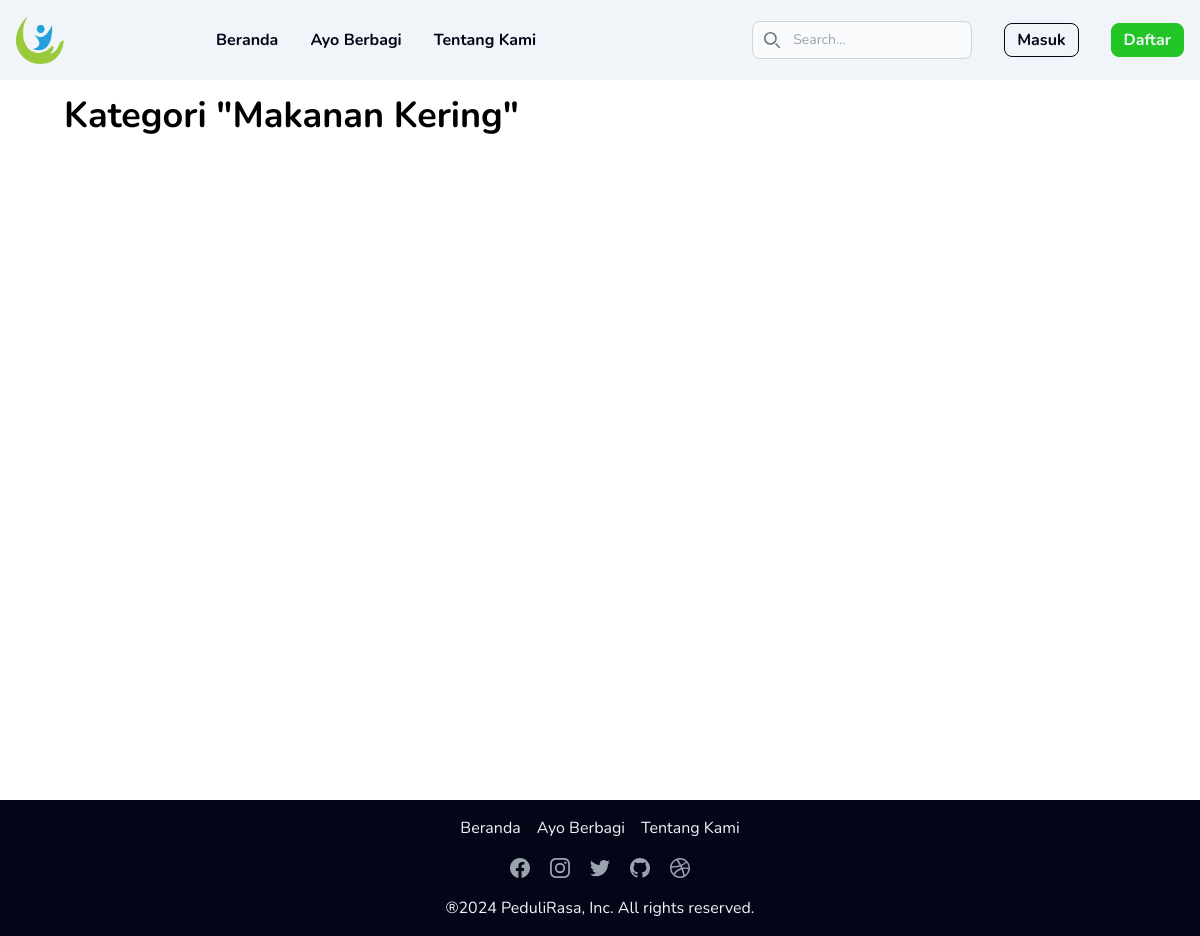
Before: /post/search?categories=2 with the older database file.
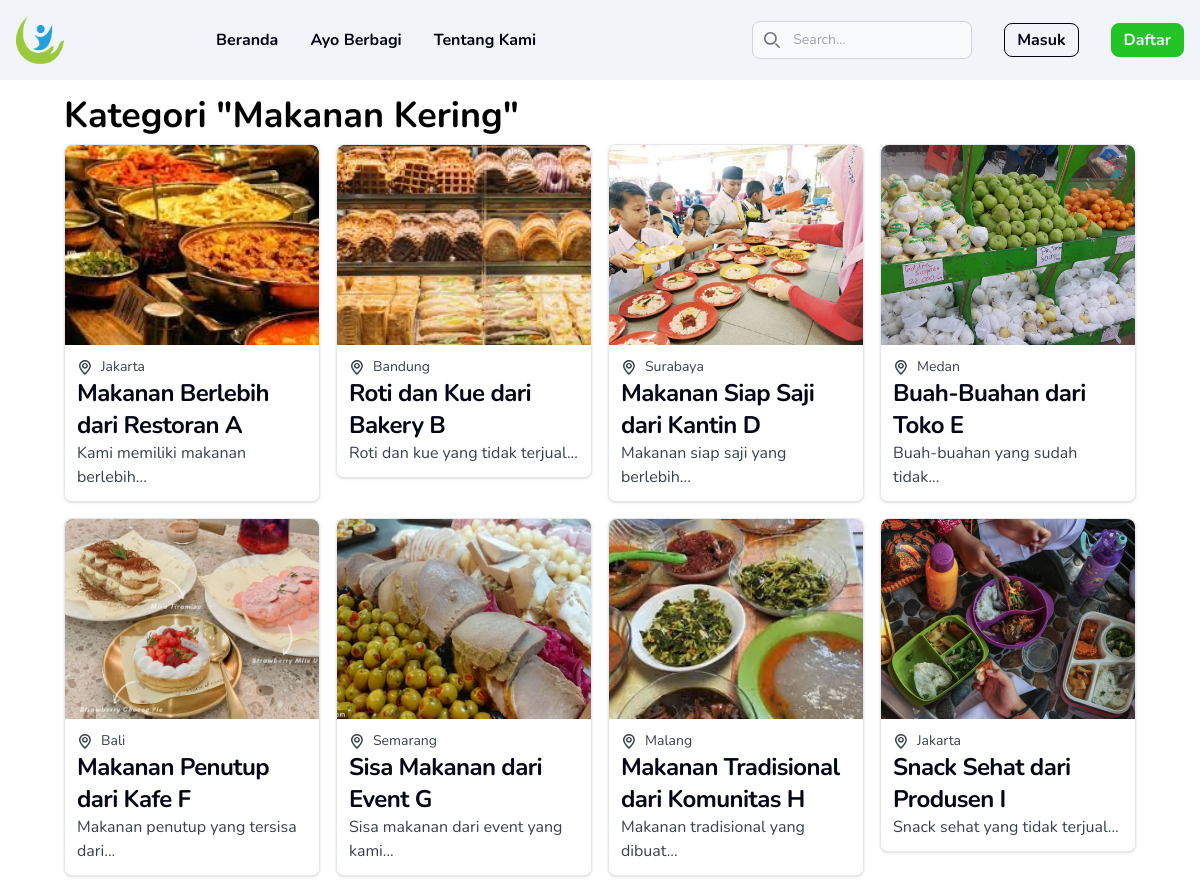
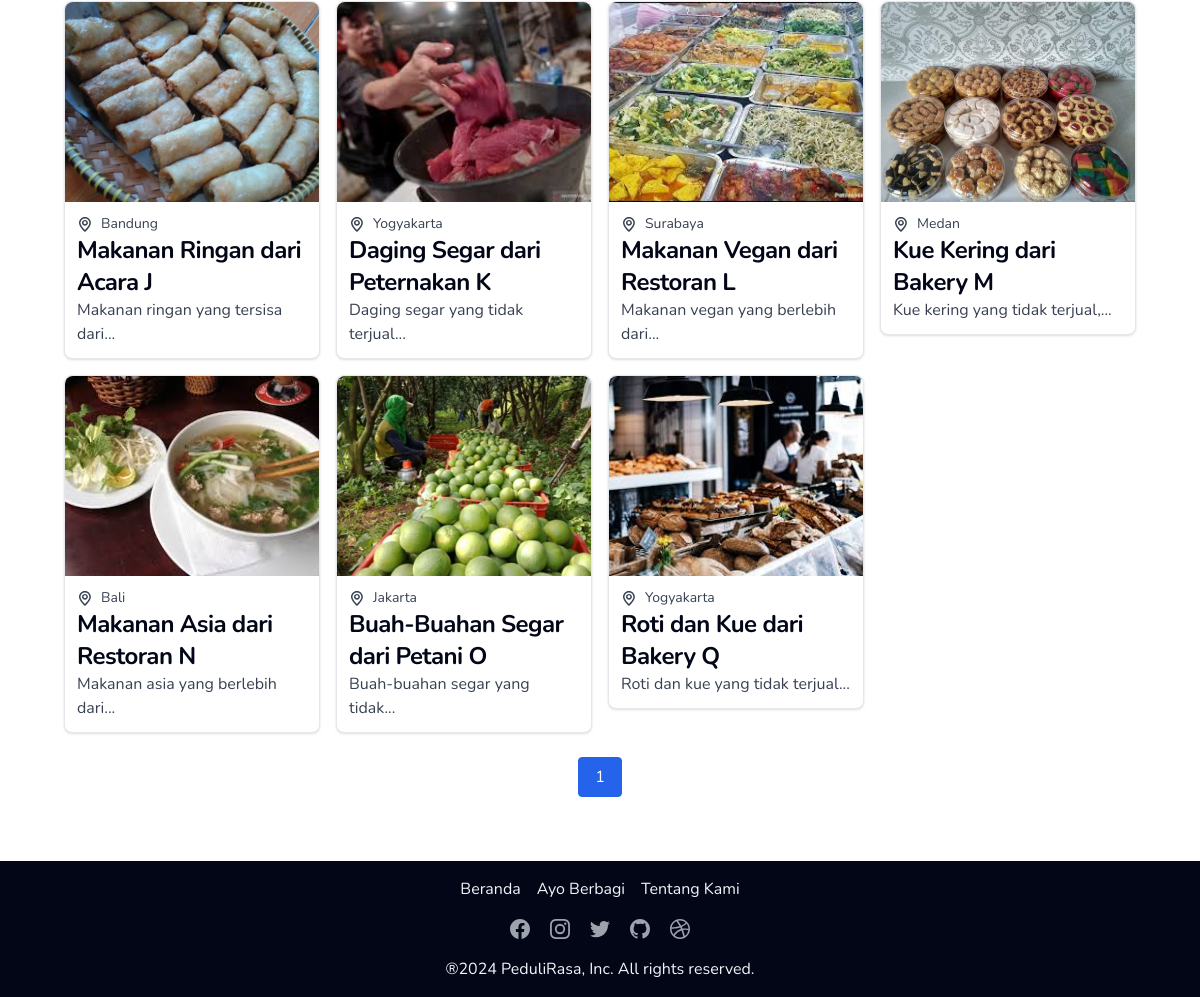
After: the same page with the newer database file (2 pictures, top to bottom).
### tables this page shows
CREATE TABLE `posts` (
  `post_id` int NOT NULL,
  `title` varchar(255) NOT NULL,
  `description` text NOT NULL,
  `post_date` datetime NOT NULL,
  `location` varchar(255) NOT NULL,
  `created_at` timestamp NOT NULL DEFAULT CURRENT_TIMESTAMP,
  `user_id` int NOT NULL,
  `category_id` int DEFAULT NULL
);

CREATE TABLE `post_images` (
  `image_id` int NOT NULL,
  `post_id` int DEFAULT NULL,
  `image_name` varchar(255) NOT NULL
);

### app/App/View.php (called while the page is built, shortened)
<?php
class View
{
    public static function render(string $view, $model)
    {
        require __DIR__ . '/../View/header.php';
        require __DIR__ . '/../View/' . $view . '.php';
        require __DIR__ . '/../View/footer.php';
    }
}

### app/Controller/HomeController.php (called while the page is built, shortened)
<?php
class HomeController
{
    private PostService $postService;
    public function __construct()
    {
        $connection = Database::getConnection();
        $postRepository = new PostRepository($connection);
        $categoryRepository = new CategoryRepository($connection);
        $postImagesRepository = new PostImagesRepository($connection);
        $userRepository = new UserRepository($connection);
        $this->postService = new PostService($postRepository, $categoryRepository, $postImagesRepository, $userRepository);
    }
    function search(): void
    {
        $model = [
            "title" => "Cari Postingan",
        ];
        $request = new SearchPostRequest();
        $request->title = $_GET['title'] ?? null;
        if (!empty($_GET['categories'])) {
            $request->categories = array_map('intval', explode(',', $_GET['categories']));
        } else {
            $request->categories = [];
        }
        $request->page = isset($_GET['page']) ? (int)$_GET['page'] : 1;
        try {
            $response = $this->postService->search($request);
            $model["posts"] = $response->posts;
            $model["all_posts"] = $this->postService->totalPosts($request->title,$request->categories);
            View::render('Home/search', model: $model);
        } catch (ValidationException $e) {
            Flasher::setFlash("Maaf", $e->getMessage(), "danger");
            View::redirect('/');
        }
    }
}

### public/index.php (called while the page is built, shortened)
<?php
Router::run();

### app/Repository/PostRepository.php (called while the page is built, shortened)
<?php
class PostRepository
{
    private \PDO $connection;
    public function __construct(\PDO $connection)
    {
        $this->connection = $connection;
    }
    public function search(?string $title, ?array $categories, int $page = 1): array
    {
        $limit = 20;
        $offset = ($page - 1) * $limit;
        $query = "SELECT post_id, title, description, post_date, location, user_id, category_id FROM posts WHERE 1=1";
        $params = [];
        if (!empty($categories)) {
            $query .= " AND category_id IN (" . implode(',', array_fill(0, count($categories), '?')) . ")";
            $params = array_merge($params, $categories);
        }
        $query .= " LIMIT ? OFFSET ?";
        $statement = $this->connection->prepare($query);
        foreach ($params as $index => $param) {
            $statement->bindValue($index + 1, $param);
        }
        $statement->bindValue(count($params) + 1, $limit, \PDO::PARAM_INT);
        $statement->bindValue(count($params) + 2, $offset, \PDO::PARAM_INT);
        $statement->execute();
        $posts = [];
        while ($rows = $statement->fetchAll()) {
            foreach ($rows as $row) {
                $post = new Post();
                $post->id = $row['post_id'];
                $post->title = $row['title'];
                $post->description = $row['description'];
                $post->postDate = new \DateTime($row['post_date']);
                $post->location = $row['location'];
                $post->userId = $row['user_id'];
                $post->categoryId = $row['category_id'];
                $posts[] = $post;
            }
        }
        return $posts;
    }
}

### app/Service/PostService.php (called while the page is built, shortened)
<?php
class PostService
{
    private PostRepository $postRepository;
    private PostImagesRepository $postImagesRepository;
    public function __construct(PostRepository $postRepository, CategoryRepository $categoryRepository, PostImagesRepository $postImagesRepository, UserRepository $userRepository)
    {
        $this->postImagesRepository = $postImagesRepository;
        $this->postRepository = $postRepository;
    }
    public function search(SearchPostRequest $request): SearchPostResponse
    {
        try {
            $posts = $this->postRepository->search(
                $request->title,
                $request->categories,
                $request->page
            );
            foreach ($posts as $post) {
                $images = $this->postImagesRepository->findByPostId($post->id);
                if (!empty($images)) {
                    $post->bannerImage = $images[0]->imageName;
                } else {
                    $post->bannerImage = null;
                }
            }
            $res = new SearchPostResponse();
            $res->posts = $posts;
            return $res;
        } catch (\Exception $e) {
            throw $e;
        }
    }
}

### app/View/Components/utils.php (called while the page is built, shortened)
<?php
function truncateText($text, $length = 100, $suffix = '...') {
    $text = strip_tags($text);
    $truncated = mb_substr($text, 0, $length);
    $lastSpace = mb_strrpos($truncated, ' ');
    if ($lastSpace !== false) {
        $truncated = mb_substr($truncated, 0, $lastSpace);
    }
    return $truncated . $suffix;
}

### app/View/Home/search.php (the view, shortened to what this page needs)
<?php
$posts = $model['posts'] ?? [];
$totalPosts = $model['all_posts'] ?? 0;
$perPage = 20;
$totalPages = (int) ceil($totalPosts / $perPage);
$category = ["Makanan Basah", "Makanan Kering", "Minuman", "Jumat Berkah", "Peduli Sosial", "Bakti Sosial", "Semua Kategori"];
$num = $_GET["categories"] ?? 7;
$text = "Kategori \"";
if ($num == "1,2,3" or $num == "4,5,6") {
    $text = $category[6];
} else {
    $text .= $category[$num - 1] . "\"";
}
$page = isset($_GET['page']) ? (int)$_GET['page'] : 1;
$current_path = $_SERVER["REQUEST_URI"];
$base_url = strtok($current_path, '?');
$query_params = $_GET;
unset($query_params['page']);
?>
<div class="pt-24 pb-8 section-padding-x min-h-screen">
    <div class="container max-w-screen-xl">
        <div class="mb-8">
            <h2 class="sub-header-font-size font-bold mb-2">
                <?= isset($_GET["title"]) ? "Hasil pencarian dari \"" . $_GET["title"] . "\"" : "$text" ?>
            </h2>
            <div class="grid grid-cols-2 md:grid-cols-3 lg:grid-cols-4 gap-4 justify-between">
                <?php foreach ($posts as $post) : ?>
                    <div class="card max-w-[300px] aspect-square bg-white border border-gray-200 rounded-lg shadow">
                        <a href="/post/detail/<?= $post->id ?>">
                            <img class="rounded-t-lg object-cover w-full max-h-[200px] aspect-square"
                                 src="/images/posts/<?= $post->bannerImage ?>" alt="banner <?= $post->title ?>"/>
                        </a>
                        <div class="p-3">
                            <p class="price-title-font-size text-gray-700 flex items-center gap-2 extra-small-font-size">
                                <span><?= $post->location ?></span>
                            </p>
                            <h5 class="card-title-font-size font-bold tracking-tight line leading-3 text-dark-base">
                                <a href="/post/detail/<?= $post->id ?>"><?= $post->title ?></a>
                            </h5>
                            <p class="description-card-font-size font-normal text-gray-700">
                                <?= truncateText($post->description, 35) ?>
                            </p>
                        </div>
                    </div>
                <?php endforeach; ?>
            </div>
            <div class="pagination-numbers mt-6 text-center">
                <ul class="inline-flex -space-x-px">
                    <?php for ($i = 1; $i <= $totalPages; $i++): ?>
                        <?php $query_params['page'] = $i; ?>
                        <li>
                            <a href="<?= $base_url . '?' . http_build_query($query_params) ?>"
                               class="flex items-center justify-center px-4 h-10 leading-tight <?= $i === $page ? 'text-white bg-blue-600 border border-blue-600' : 'text-gray-500 bg-white border border-gray-300 hover:bg-gray-100' ?> <?= $i === 1 ? 'rounded-l' : '' ?> <?= $i === $totalPages ? 'rounded-r' : '' ?>">
                                <?= $i ?>
                            </a>
                        </li>
                    <?php endfor; ?>
                </ul>
            </div>
        </div>
    </div>
</div>

### app/App/Router.php (shortened to what this page needs)
<?php
class Router
{
    private static array $routes = [];
    public static function add(string $method,
                               string $path,
                               string $controller,
                               string $function,
                               array  $middlewares = []): void
    {
        self::$routes[] = [
            'method' => $method,
            'path' => $path,
            'controller' => $controller,
            'function' => $function,
            'middleware' => $middlewares
        ];
    }
    public static function run(): void
    {
        $path = '/';
        if (isset($_SERVER['PATH_INFO'])) {
            $path = $_SERVER['PATH_INFO'];
        }
        $method = $_SERVER['REQUEST_METHOD'];
        foreach (self::$routes as $route) {
            $pattern = "#^" . $route['path'] . "$#";
            if (preg_match($pattern, $path, $variables) && $method == $route['method']) {
                $function = $route['function'];
                $controller = new $route['controller'];
                array_shift($variables);
                call_user_func_array([$controller, $function], $variables);
                return;
            }
        }
    }
}

### app/View/header.php (shortened to what this page needs)
<?php
$user = $model["user"] ?? null;
$username = $user["username"] ?? "";
$profilePhoto = $user["profilePhoto"] ?? "profile.svg";
include_once __DIR__ . "/Components/utils.php";
?>
<!doctype html>
<html lang="en">
<head>
    <link rel="stylesheet" href="https://cdn.jsdelivr.net/npm/swiper@11/swiper-bundle.min.css"/>
    <link rel="stylesheet" href="/style/output.css">
</head>
<body class="font-nunito">
<nav class="bg-light-base fixed w-full z-[998] normal-font-size">
    <div class="max-w-screen-xl flex flex-wrap items-center justify-between mx-auto p-4">
        <a href="/" class="flex items-center space-x-3 rtl:space-x-reverse">
            <img src="/favicon.webp" class="w-12" alt="PeduliRasa Logo"/>
        </a>
        <div class="flex lg:order-2 gap-8">
            <div>
                <div class="relative hidden lg:block">
                    <div class="absolute inset-y-0 start-0 flex items-center ps-3 pointer-events-none">
                    </div>
                    <form action="/post/search" method="get">
                        <input type="text"
                               class="block w-full p-2 ps-10 text-sm text-gray-900 border border-gray-300 rounded-lg bg-gray-50 focus:outline-none"
                               placeholder="Search..." name="title" value="<?= $_GET["title"] ?? "" ?>"/>
                    </form>
                </div>
            </div>
            <div class="items-center justify-between gap-8 hidden lg:flex">
                <?php if(isset($user)) : ?>
                    <a href="/profile" class="flex justify-center items-center gap-2 ">
                        <img src="/images/profile/<?= $profilePhoto ?>" alt="photo profile <?= $username?>" class="w-9 rounded-full aspect-square">
                    </a>
                <?php else:?>
                <a href="/login" class="block text-dark-base rounded-lg border border-dark-base py-1 px-3 font-bold">
                    Masuk
                </a>
                <a href="/register"
                   class="block text-light-base bg-green-base py-1 px-3 border border-green-base rounded-lg font-bold">
                    Daftar
                </a>
                <?php endif;?>
            </div>
        </div>
        <div id="navbar-search" class="items-center justify-between w-full lg:flex lg:w-auto lg:order-1 hidden">
            <ul class="flex flex-col p-4 lg:p-0 mt-4 font-medium border rounded-lg lg:space-x-8 rtl:space-x-reverse lg:flex-row lg:mt-0 lg:border-0">
                <li>
                    <a href="/" class="block py-2 px-3 text-dark-base rounded font-bold md:py-1 md:px-2 lg:p-0">
                        Beranda
                    </a>
                </li>
                <li>
                    <a href="/ayo-berbagi"
                       class="block py-2 px-3 text-dark-base rounded font-bold md:py-1 md:px-2 lg:p-0">
                        Ayo Berbagi
                    </a>
                </li>
                <li>
                    <a href="/tentang-kami"
                       class="block py-2 px-3 text-dark-base rounded font-bold md:py-1 md:px-2 lg:p-0">
                        Tentang Kami
                    </a>
                </li>
            </ul>
        </div>
    </div>
</nav>

### app/View/footer.php (shortened to what this page needs)
<section class="bg-dark-base text-light-base small-font-size section-padding-x py-4" id="footer">
    <div class="max-w-screen-xl container overflow-hidden">
        <nav class="flex flex-wrap justify-center gap-4">
            <a href="/" class="text-base leading-6 small-font-size">
                Beranda
            </a>
            <a href="/ayo-berbagi" class="text-base leading-6 small-font-size">
                Ayo Berbagi
            </a><a href="/tentang-kami" class="text-base leading-6 small-font-size">
                Tentang Kami
            </a>
        </nav>
        <div class="flex justify-center mt-4 gap-4">
            <a href="#" class="text-gray-400">
            </a>
            <a href="#" class="text-gray-400">
            </a>
            <a href="#" class="text-gray-400">
            </a>
            <a href="#" class="text-gray-400">
            </a>
            <a href="#" class="text-gray-400">
            </a>
        </div>
        <p class="mt-4 text-base leading-6 text-center small-font-size">
            &#174;2024 PeduliRasa, Inc. All rights reserved.
        </p>
    </div>
</section>
</body>
</html>

Changed rows visible on the page:
added posts: post_images.image_name (picture), location "Jakarta", title "Makanan Berlebih dari Restoran A", description "Kami memiliki makanan berlebih..."
added posts: post_images.image_name (picture), location "Bandung", title "Roti dan Kue dari Bakery B", description "Roti dan kue yang tidak terjual..."
added posts: post_images.image_name (picture), location "Surabaya", title "Makanan Siap Saji dari Kantin D", description "Makanan siap saji yang berlebih..."
added posts: post_images.image_name (picture), location "Medan", title "Buah-Buahan dari Toko E", description "Buah-buahan yang sudah tidak..."
added posts: post_images.image_name (picture), location "Bali", title "Makanan Penutup dari Kafe F", description "Makanan penutup yang tersisa dari..."
added posts: post_images.image_name (picture), location "Semarang", title "Sisa Makanan dari Event G", description "Sisa makanan dari event yang kami..."
added posts: post_images.image_name (picture), location "Malang", title "Makanan Tradisional dari Komunitas H", description "Makanan tradisional yang dibuat..."
added posts: post_images.image_name (picture), location "Jakarta", title "Snack Sehat dari Produsen I", description "Snack sehat yang tidak terjual..."
added posts: post_images.image_name (picture), location "Bandung", title "Makanan Ringan dari Acara J", description "Makanan ringan yang tersisa dari..."
added posts: post_images.image_name (picture), location "Yogyakarta", title "Daging Segar dari Peternakan K", description "Daging segar yang tidak terjual..."
added posts: post_images.image_name (picture), location "Surabaya", title "Makanan Vegan dari Restoran L", description "Makanan vegan yang berlebih dari..."
added posts: post_images.image_name (picture), location "Medan", title "Kue Kering dari Bakery M", description "Kue kering yang tidak terjual,..."
added posts: post_images.image_name (picture), location "Bali", title "Makanan Asia dari Restoran N", description "Makanan asia yang berlebih dari..."
added posts: post_images.image_name (picture), location "Jakarta", title "Buah-Buahan Segar dari Petani O", description "Buah-buahan segar yang tidak..."
added posts: post_images.image_name (picture), location "Yogyakarta", title "Roti dan Kue dari Bakery Q", description "Roti dan kue yang tidak terjual..."
Other visible differences:
new list line: "1"
